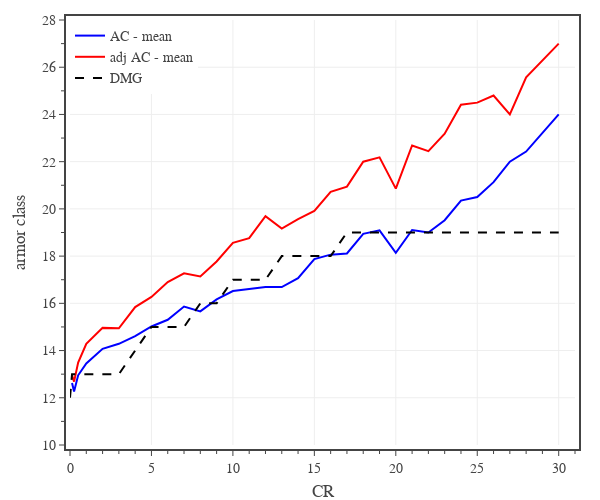

Notebook cell for this chart:
### Code cell
# plots monster AC vs CR

# create figure
fig = go.Figure(
    layout=go.Layout(
        template=TFB_TEMPLATE,
        margin=dict(l=70, r=25, b=55, t=20, pad=4),
        xaxis=dict(
            title_text='CR',
            range=[0,31],
            tick0=0, dtick=5,
            minor=dict(tick0=0, dtick=1),
        ),
        yaxis=dict(
            title_text='armor class',
            range=[10,28],
            tick0=0, dtick=2,
            minor=dict(tick0=0, dtick=1),
        ),
        legend=dict(
            xanchor='left', yanchor='top',
            x=0.00, y=1.00,
            orientation='v',
            tracegroupgap=0,
        )
    )
)

plot_confidence_interval(fig, df0, 0.0, 'CR', 'AC', 'AC', 'rgba(0, 0, 255, 1.0)', 'rgba(0, 0, 255, 0.3)')

plot_confidence_interval(fig, df0, 0.0, 'CR', 'adj AC', 'adj AC', 'rgba(255, 0, 0, 1.0)', 'rgba(255, 0, 0, 0.3)')

# plot reference line
fig.add_trace(go.Scatter(
    x=dfD.index, y=dfD['AC'],
    mode='lines', 
    name='DMG',
    line=dict(color='black', dash='dash'),
    hoverinfo='skip', 
))

# show figure
fig.update_layout(width=600, height=500)
fig.show(config=TFB_CONFIG)

# save figures
if SAVEFIGS:
    fig.update_layout(autosize=True, width=None, height=None)
    save_fig_html(fig, format='large', name='fig-ac-vs-cr')
    save_fig_html(fig, format='small', name='fig-ac-vs-cr')

### Figure 1 — Plotly figure (JSON) as saved in the notebook; plotly's stock layout.template omitted (floating-point values rounded to 4 significant figures)
{"data": [{"hovertemplate": "<b>AC</b><br>CR %{x:,.0f}<br>Mean %{y:,.1f}<br><extra></extra>", "legendgroup": "AC", "line": {"color": "rgba(0, 0, 255, 1.0)"}, "mode": "lines", "name": "AC - mean", "type": "scatter", "x": [0.125, 0.25, 0.5, 1, 2, 3, 4, 5, 6, 7, 8, 9, 10, 11, 12, 13, 14, 15, 16, 17, 18, 19, 20, 21, 22, 23, 24, 25, 26, 27, 28, 30], "y": [12.62, 12.26, 12.95, 13.45, 14.07, 14.29, 14.61, 15.02, 15.3, 15.86, 15.66, 16.16, 16.52, 16.6, 16.69, 16.69, 17.07, 17.88, 18.06, 18.11, 18.94, 19.09, 18.14, 19.11, 19, 19.52, 20.35, 20.5, 21.13, 22, 22.43, 24]}, {"hovertemplate": "<b>adj AC</b><br>CR %{x:,.0f}<br>Mean %{y:,.1f}<br><extra></extra>", "legendgroup": "adj AC", "line": {"color": "rgba(255, 0, 0, 1.0)"}, "mode": "lines", "name": "adj AC - mean", "type": "scatter", "x": [0.125, 0.25, 0.5, 1, 2, 3, 4, 5, 6, 7, 8, 9, 10, 11, 12, 13, 14, 15, 16, 17, 18, 19, 20, 21, 22, 23, 24, 25, 26, 27, 28, 30], "y": [12.95, 12.68, 13.49, 14.28, 14.96, 14.94, 15.84, 16.27, 16.9, 17.27, 17.14, 17.77, 18.56, 18.76, 19.69, 19.17, 19.57, 19.92, 20.72, 20.94, 22, 22.18, 20.86, 22.68, 22.44, 23.19, 24.41, 24.5, 24.8, 24, 25.57, 27]}, {"hoverinfo": "skip", "line": {"color": "black", "dash": "dash"}, "mode": "lines", "name": "DMG", "type": "scatter", "x": [0, 0.125, 0.25, 0.5, 1, 2, 3, 4, 5, 6, 7, 8, 9, 10, 11, 12, 13, 14, 15, 16, 17, 18, 19, 20, 21, 22, 23, 24, 25, 26, 27, 28, 29, 30], "y": [12, 13, 13, 13, 13, 13, 13, 14, 15, 15, 15, 16, 16, 17, 17, 17, 18, 18, 18, 18, 19, 19, 19, 19, 19, 19, 19, 19, 19, 19, 19, 19, 19, 19]}], "layout": {"height": 500, "legend": {"orientation": "v", "tracegroupgap": 0, "x": 0, "xanchor": "left", "y": 1, "yanchor": "top"}, "margin": {"b": 55, "l": 70, "pad": 4, "r": 25, "t": 20}, "width": 600, "xaxis": {"dtick": 5, "minor": {"dtick": 1, "tick0": 0}, "range": [0, 31], "tick0": 0, "title": {"text": "CR"}}, "yaxis": {"dtick": 2, "minor": {"dtick": 1, "tick0": 0}, "range": [10, 28], "tick0": 0, "title": {"text": "armor class"}}}}
